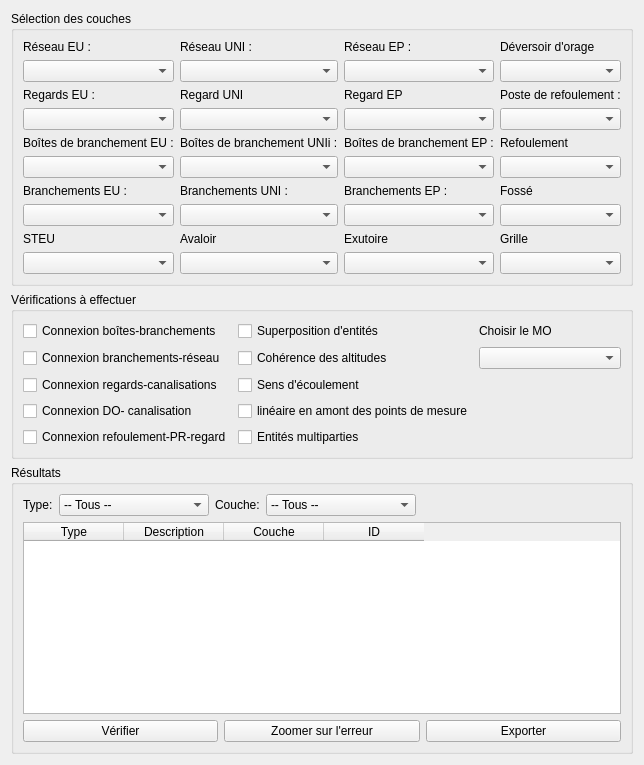
   <widget class="QWidget" name="tab_verif_topo">
    <attribute name="title">
     <string>Vérification topologique</string>
    </attribute>
    <layout class="QVBoxLayout" name="verticalLayout_topo">
     <item>
      <widget class="QGroupBox" name="Topo_couche">
       <property name="title">
        <string>Sélection des couches</string>
       </property>
       <layout class="QGridLayout" name="gridLayout_layers">
        <item row="7" column="4">
         <widget class="QLabel" name="label_fosse">
          <property name="text">
           <string>Fossé</string>
          </property>
         </widget>
        </item>
        <item row="4" column="1">
         <widget class="QComboBox" name="topo_reg_eu"/>
        </item>
        <item row="7" column="2">
         <widget class="QLabel" name="label_brch_uni">
          <property name="text">
           <string>Branchements UNI :</string>
          </property>
         </widget>
        </item>
        <item row="1" column="4">
         <widget class="QComboBox" name="topo_do"/>
        </item>
        <item row="6" column="4">
         <widget class="QComboBox" name="topo_refoulement"/>
        </item>
        <item row="0" column="3">
         <widget class="QLabel" name="label_do_2">
          <property name="text">
           <string>Réseau EP :</string>
          </property>
         </widget>
        </item>
        <item row="9" column="4">
         <widget class="QLabel" name="label_grille">
          <property name="text">
           <string>Grille</string>
          </property>
         </widget>
        </item>
        <item row="6" column="2">
         <widget class="QComboBox" name="topo_bt_uni"/>
        </item>
        <item row="7" column="3">
         <widget class="QLabel" name="label_brch_ep">
          <property name="text">
           <string>Branchements EP :</string>
          </property>
         </widget>
        </item>
        <item row="8" column="1">
         <widget class="QComboBox" name="topo_brch_eu"/>
        </item>
        <item row="6" column="1">
         <widget class="QComboBox" name="topo_bt_eu"/>
        </item>
        <item row="7" column="1">
         <widget class="QLabel" name="label_brch_eu">
          <property name="text">
           <string>Branchements EU :</string>
          </property>
         </widget>
        </item>
        <item row="10" column="4">
         <widget class="QComboBox" name="topo_grille"/>
        </item>
        <item row="8" column="3">
         <widget class="QComboBox" name="topo_brch_ep"/>
        </item>
        <item row="8" column="4">
         <widget class="QComboBox" name="topo_fosse"/>
        </item>
        <item row="8" column="2">
         <widget class="QComboBox" name="topo_brch_uni"/>
        </item>
        <item row="4" column="4">
         <widget class="QComboBox" name="topo_PR"/>
        </item>
        <item row="5" column="1">
         <widget class="QLabel" name="label_bt_eu">
          <property name="text">
           <string>Boîtes de branchement EU :</string>
          </property>
         </widget>
        </item>
        <item row="4" column="2">
         <widget class="QComboBox" name="topo_reg_uni"/>
        </item>
        <item row="5" column="3">
         <widget class="QLabel" name="label_bt_ep">
          <property name="text">
           <string>Boîtes de branchement EP :</string>
          </property>
         </widget>
        </item>
        <item row="10" column="2">
         <widget class="QComboBox" name="topo_avaloir"/>
        </item>
        <item row="1" column="1">
         <widget class="QComboBox" name="topo_res_eu"/>
        </item>
        <item row="3" column="2">
         <widget class="QLabel" name="label_reg_uni">
          <property name="text">
           <string>Regard UNI</string>
          </property>
         </widget>
        </item>
        <item row="5" column="2">
         <widget class="QLabel" name="label_bt_uni">
          <property name="text">
           <string>Boîtes de branchement UNIi :</string>
          </property>
         </widget>
        </item>
        <item row="1" column="3">
         <widget class="QComboBox" name="topo_res_ep"/>
        </item>
        <item row="1" column="2">
         <widget class="QComboBox" name="topo_res_uni"/>
        </item>
        <item row="3" column="4">
         <widget class="QLabel" name="label_PR">
          <property name="text">
           <string>Poste de refoulement :</string>
          </property>
         </widget>
        </item>
        <item row="10" column="3">
         <widget class="QComboBox" name="topo_exutoire"/>
        </item>
        <item row="9" column="3">
         <widget class="QLabel" name="label_exutoire">
          <property name="text">
           <string>Exutoire</string>
          </property>
         </widget>
        </item>
        <item row="4" column="3">
         <widget class="QComboBox" name="topo_reg_ep"/>
        </item>
        <item row="3" column="1">
         <widget class="QLabel" name="label_regards">
          <property name="text">
           <string>Regards EU :</string>
          </property>
         </widget>
        </item>
        <item row="0" column="1">
         <widget class="QLabel" name="label_reseau">
          <property name="text">
           <string>Réseau EU :</string>
          </property>
         </widget>
        </item>
        <item row="6" column="3">
         <widget class="QComboBox" name="topo_bt_ep"/>
        </item>
        <item row="5" column="4">
         <widget class="QLabel" name="label_refoulement">
          <property name="text">
           <string>Refoulement</string>
          </property>
         </widget>
        </item>
        <item row="3" column="3">
         <widget class="QLabel" name="label_reg_ep">
          <property name="text">
           <string>Regard EP</string>
          </property>
         </widget>
        </item>
        <item row="0" column="2">
         <widget class="QLabel" name="label_do">
          <property name="text">
           <string>Réseau UNI :</string>
          </property>
         </widget>
        </item>
        <item row="9" column="2">
         <widget class="QLabel" name="label_avaloir">
          <property name="text">
           <string>Avaloir</string>
          </property>
         </widget>
        </item>
        <item row="0" column="4">
         <widget class="QLabel" name="label_do_3">
          <property name="text">
           <string>Déversoir d'orage</string>
          </property>
         </widget>
        </item>
        <item row="9" column="1">
         <widget class="QLabel" name="label_avaloir_2">
          <property name="text">
           <string>STEU</string>
          </property>
         </widget>
        </item>
        <item row="10" column="1">
         <widget class="QComboBox" name="topo_STEU"/>
        </item>
       </layout>
      </widget>
     </item>
     <item>
      <widget class="QGroupBox" name="Topo_verif">
       <property name="title">
        <string>Vérifications à effectuer</string>
       </property>
       <layout class="QGridLayout" name="gridLayout_layers_2">
        <item row="0" column="1">
         <widget class="QCheckBox" name="check_superposition">
          <property name="text">
           <string>Superposition d'entités</string>
          </property>
         </widget>
        </item>
        <item row="0" column="0">
         <widget class="QCheckBox" name="check_conn_bt">
          <property name="text">
           <string>Connexion boîtes-branchements</string>
          </property>
         </widget>
        </item>
        <item row="1" column="0">
         <widget class="QCheckBox" name="check_conn_brc">
          <property name="text">
           <string>Connexion branchements-réseau</string>
          </property>
         </widget>
        </item>
        <item row="2" column="0">
         <widget class="QCheckBox" name="check_conn_reg">
          <property name="text">
           <string>Connexion regards-canalisations</string>
          </property>
         </widget>
        </item>
        <item row="4" column="0">
         <widget class="QCheckBox" name="check_conn_do">
          <property name="text">
           <string>Connexion DO- canalisation</string>
          </property>
         </widget>
        </item>
        <item row="6" column="0">
         <widget class="QCheckBox" name="check_conn_pr">
          <property name="text">
           <string>Connexion refoulement-PR-regard</string>
          </property>
         </widget>
        </item>
        <item row="1" column="1">
         <widget class="QCheckBox" name="check_altitudes">
          <property name="text">
           <string>Cohérence des altitudes</string>
          </property>
         </widget>
        </item>
        <item row="2" column="1">
         <widget class="QCheckBox" name="check_sens_ecoul">
          <property name="text">
           <string>Sens d'écoulement</string>
          </property>
         </widget>
        </item>
        <item row="4" column="1">
         <widget class="QCheckBox" name="check_lineaire_amont_pointmesure">
          <property name="text">
           <string>linéaire en amont des points de mesure</string>
          </property>
         </widget>
        </item>
        <item row="1" column="2">
         <widget class="QComboBox" name="Topo_Mo"/>
        </item>
        <item row="0" column="2">
         <widget class="QLabel" name="label_11">
          <property name="text">
           <string>Choisir le MO</string>
          </property>
         </widget>
        </item>
        <item row="6" column="1">
         <widget class="QCheckBox" name="check_multipartie">
          <property name="text">
           <string>Entités multiparties</string>
          </property>
         </widget>
        </item>
       </layout>
      </widget>
     </item>
     <item>
      <widget class="QGroupBox" name="groupBox_resultats_topo">
       <property name="enabled">
        <bool>true</bool>
       </property>
       <property name="title">
        <string>Résultats</string>
       </property>
       <layout class="QVBoxLayout" name="verticalLayout_resultats_topo" stretch="0,0,0">
        <item>
         <layout class="QHBoxLayout" name="horizontalLayout_filtres_topo">
          <item>
           <widget class="QLabel" name="label_filtre_type">
            <property name="text">
             <string>Type:</string>
            </property>
           </widget>
          </item>
          <item>
           <widget class="QComboBox" name="topo_filter_type">
            <property name="minimumSize">
             <size>
              <width>150</width>
              <height>0</height>
             </size>
            </property>
            <item>
             <property name="text">
              <string>-- Tous --</string>
             </property>
            </item>
           </widget>
          </item>
          <item>
           <widget class="QLabel" name="label_filtre_couche">
            <property name="text">
             <string>Couche:</string>
            </property>
           </widget>
          </item>
          <item>
           <widget class="QComboBox" name="topo_filter_couche">
            <property name="minimumSize">
             <size>
              <width>150</width>
              <height>0</height>
             </size>
            </property>
            <item>
             <property name="text">
              <string>-- Tous --</string>
             </property>
            </item>
           </widget>
          </item>
          <item>
           <spacer name="horizontalSpacer_filtres">
            <property name="orientation">
             <enum>Qt::Horizontal</enum>
            </property>
            <property name="sizeHint" stdset="0">
             <size>
              <width>40</width>
              <height>20</height>
             </size>
            </property>
           </spacer>
          </item>
         </layout>
        </item>
        <item>
         <widget class="QTableWidget" name="topo_table_erreurs">
          <property name="columnCount">
           <number>4</number>
          </property>
          <column>
           <property name="text">
            <string>Type</string>
           </property>
          </column>
          <column>
           <property name="text">
            <string>Description</string>
           </property>
          </column>
          <column>
           <property name="text">
            <string>Couche</string>
           </property>
          </column>
          <column>
           <property name="text">
            <string>ID</string>
           </property>
          </column>
         </widget>
        </item>
        <item>
         <layout class="QHBoxLayout" name="horizontalLayout_buttons_topo">
          <item>
           <widget class="QPushButton" name="topo_btn_verifier">
            <property name="text">
             <string>Vérifier</string>
            </property>
           </widget>
          </item>
          <item>
           <widget class="QPushButton" name="topo_btn_zoom_erreur">
            <property name="text">
             <string>Zoomer sur l'erreur</string>
            </property>
           </widget>
          </item>
          <item>
           <widget class="QPushButton" name="topo_btn_export_erreurs">
            <property name="text">
             <string>Exporter</string>
            </property>
           </widget>
          </item>
         </layout>
        </item>
       </layout>
      </widget>
     </item>
    </layout>
   </widget>
